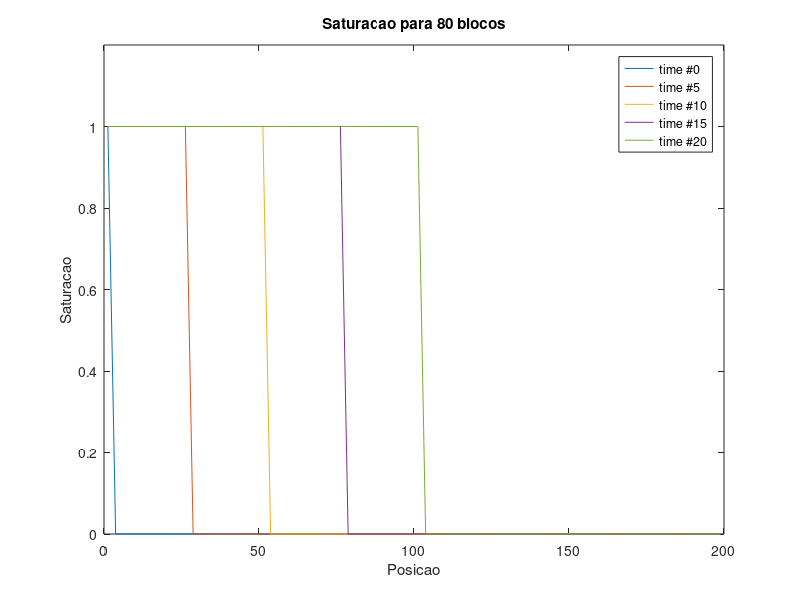

Here is the MATLAB script that generated this plot:
clear all;
clc;

% constantes
cdata.L = 200; % comprimento total
cdata.v=5; % velocidade
cdata.tmax = 20; % tempo total
cdata.cfl = 1; % cfl (valor para a condicao de estabilidade)
cdata.intervalos_impressao = [0, 5, 10, 15, 20, 30];

% definicoes do usuario
%cdata.n = 20; % quantidade de blocos 
%cdata.n = 40;
cdata.n = 80;

% preprocess
cdata.h = cdata.L/cdata.n; % tamanho dos blocos
cdata.sat0 = zeros(cdata.n, 1); % saturacao inicial
cdata.sat0(1) = 1;
cdata.indices = 1:cdata.n;
cdata.dt = cdata.cfl*cdata.h/cdata.v; % passo de tempo

% simulacao
t_simulation = 0;
loop = 0;
count_impr = 2;
plot_results = false(1,1);

resp.saturations(count_impr-1,:) = cdata.sat0;
resp.times(count_impr-1) = t_simulation;
resp.positions = zeros(cdata.n,1);
resp.positions(1) = cdata.h/2;
for i = 2:cdata.n
    resp.positions(i) = resp.positions(i-1) + cdata.h;
end

v = cdata.v;
h = cdata.h;
ds = zeros(cdata.n, 1);

while t_simulation <= cdata.tmax
    
    % ver o dt no tempo de plotar os resultados
    loop = loop + 1;
    sat0 = cdata.sat0;
    dt = cdata.dt;
    time_to_plot = cdata.intervalos_impressao(count_impr);
    if t_simulation + dt >= time_to_plot
        dt = time_to_plot - t_simulation;
        plot_results(:) = 1;
    end
    t_simulation = t_simulation + dt;
    
    k = -v*dt/h;
    ds(:) = 0;
    % calcular a saturacao    
    for i = 2:cdata.n
        ds(i) = k*(sat0(i) - sat0(i-1));        
    end
    new_sat = sat0 + ds;
    
    if plot_results
        resp.times(count_impr) = t_simulation;
        resp.saturations(count_impr,:) = new_sat;        
        plot_results(:) = 0;
        count_impr = count_impr + 1;
    end
    
    cdata.sat0(:) = new_sat;
    
end

% plot results
n_plots = size(resp.saturations);
figure;

for i = 1:n_plots(1)
    plot(resp.positions, resp.saturations(i,:), 'DisplayName',['time #' num2str(resp.times(i))]);
    hold on;
end
ylim([0 1.2]);
title(['Saturacao para ' num2str(cdata.n) ' blocos']);
xlabel('Posicao');
ylabel('Saturacao');
legend();